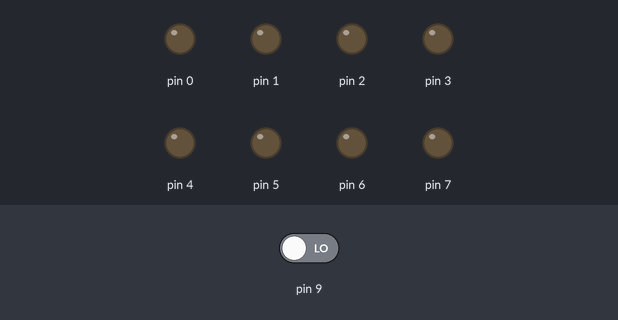
The sketch below on a simulated Arduino Uno, built with avr-gcc and run on an emulated ATmega328P. On the bench: output pins drawn as LEDs (lit = HIGH). The test bench sets the inputs (shaded band); at power-on: pin 9 LOW.

Above: at 1.2 s.
1.3 s: pin 9 driven HIGH
At 2.6 s:
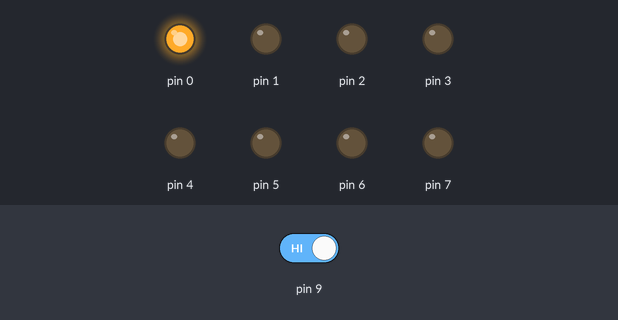
Timing chart, 0 to 4.3 s (numbered marks = the images above; inputs shaded):
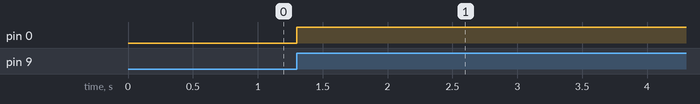

Measured:
- after the input at 1.3 s, pin 0: LOW → HIGH at once

The sketch:

s11led.ino
```cpp
void setup() {
  for(int i=0;i<=7;i++)
  pinMode(i,OUTPUT) ;
  pinMode(9,INPUT);
  // put your setup code here, to run once:

}

void loop() {
 int flag=0;
  for(;;)
  {
  if(digitalRead(9)==HIGH)
  {
    if(flag==0)
    {digitalWrite(0,HIGH);
    flag=1;
    while(digitalRead(9)==HIGH);

    }
   else
    {
    digitalWrite(0,LOW);
    flag=0;
    while(digitalRead(9)==HIGH);
    }
  }
  }
}
```
